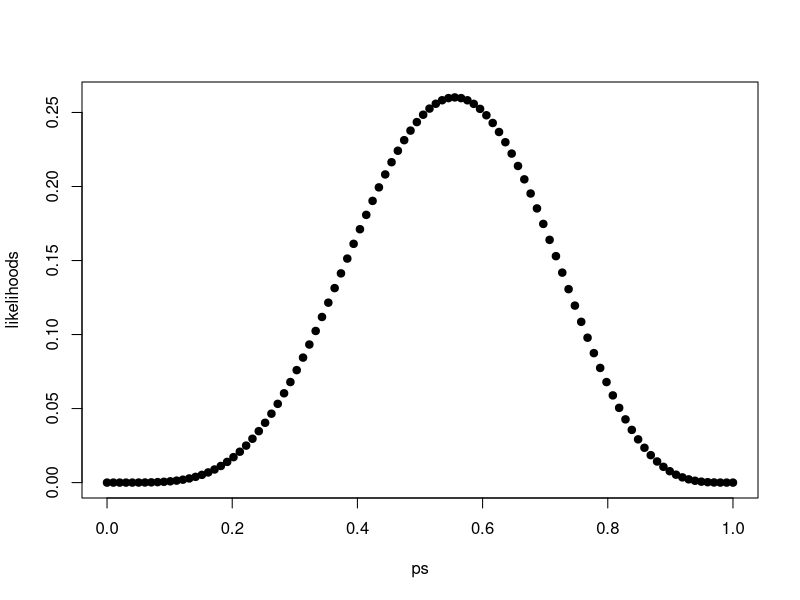
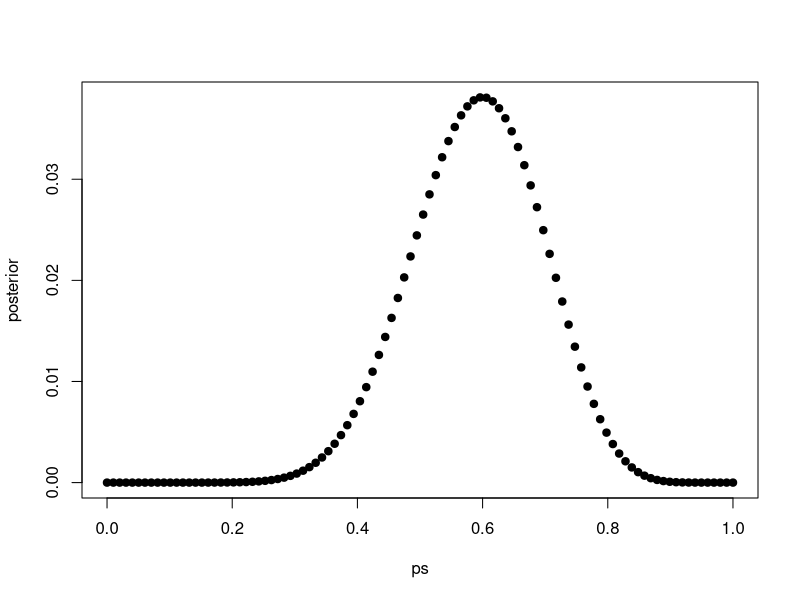
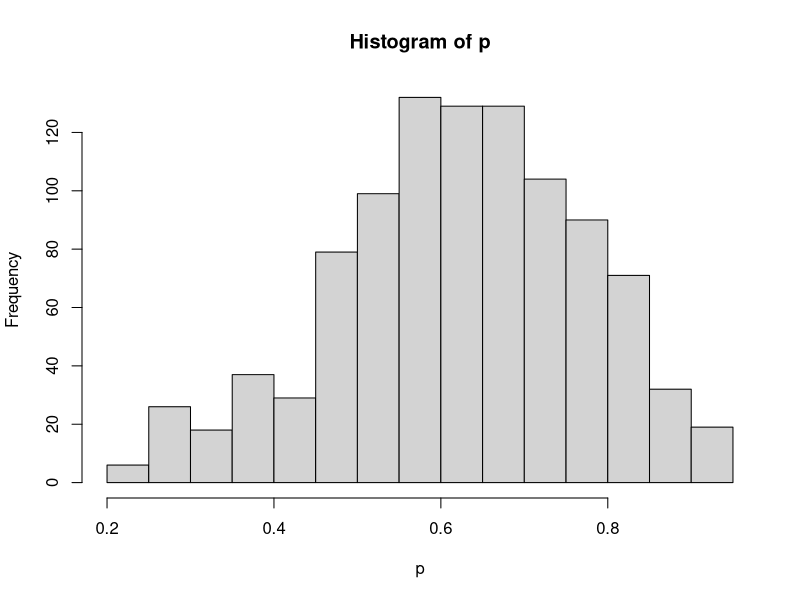

Recreate these plots in R, in order.
# A tiny tutorial to exploring Bayesian statistics


# What proportion p of a planet's surface is water?
# Toss a globe 12 times, what do you find?
water <- 5
land <- 4
total_toss <- water + land


# dbinom will give us the probability
# of seeing W waters for any hypothesized p
dbinom(water, size = total_toss, prob = 0.8)

# Let's say we have no idea how much water on earth there is, so we'd like to
# simulate a range of possibilities ranging from p = 0 (all land) to p = 1 (all water)

p_grid <- data.frame(ps = seq(from = 0, to = 1,
                              length.out = 100))
p_grid$likelihoods <- dbinom(water, size = total_toss,
                             prob = p_grid$ps)
head(p_grid)

plot(likelihoods ~ ps, data = p_grid, pch = 19)

# lets update the data
# Let's call sampling A our "preliminary data"
# aka our prior

p_grid$prior <- p_grid$likelihoods

# Now we toss the globe 14 more times
water2 <- 7
land2 <- 4
total_toss2 <- water2 + land2


p_grid$new_likelihoods <-
  dbinom(water2, size = total_toss2, prob = p_grid$ps)

p_grid$unstandardized_posterior <- p_grid$prior * p_grid$new_likelihoods
p_grid$posterior <- (p_grid$prior * p_grid$new_likelihoods)/
                    sum(p_grid$unstandardized_posterior)

plot(posterior ~ ps, data = p_grid, pch = 19)


# A small Monte Carlo simulation from McElreath

n_samples <- 1000
p <- rep( NA , n_samples )
p[1] <- 0.5 # start assuming the proportion of water = 0.5
W <- 6 # Observed data: in 9 tosses we got 6 waters
L <- 3 # Observed data: in 9 tosses we got 3 lands

# run a MCMC

for ( i in 2:n_samples ) {
  p_new <- rnorm( 1 , mean = p[i-1] , sd = 0.1 )
  if ( p_new < 0 ) p_new <- abs( p_new )
  if ( p_new > 1 ) p_new <- 2 - p_new
  q0 <- dbinom( W , W+L , p[i-1] )
  q1 <- dbinom( W , W+L , p_new )
  p[i] <- ifelse( runif(1) < q1/q0 , p_new , p[i-1] )
}

hist(p)

# let's break up this loop and see what it says
# The first iteration of the loop is i = 2

# pick a new P from a random distribution, centered on 0.5, with sd = 0.1
# Notice that the indicies are referring to step 2, or step 2-1 e.g. p[i-1]
p_new <- rnorm( 1 , p[1] , 0.1 )
if ( p_new < 0 ) p_new <- abs( p_new ) # quick check to make sure p ends up > 0
if ( p_new > 1 ) p_new <- 2 - p_new # quick check to make sure p ends up < 1

# Calculate the likelihood of data given previous p
q0 <- dbinom( W , W+L , p[1] )

# Calculate the likelihood of data given current p
q1 <- dbinom( W , W+L , p_new )

# inspect your q0 and q1. Is the old p or p_new a better fit for the data?
q0
q1

# This is the Markov Chain business:
# We create some probability of either keeping p_old or changing to p_new
p[2] <- ifelse( runif(1) < q1/q0 , p_new , p[i-1] )

# Break this up: If q1 has a higher likelihood, q1/q0 will be > 1.
# Runif will return a number between 0 and 1. If q1 is better,
# that ratio will be greater than runif(1), and so we should keep p_new,
# otherwise, keep p_old.
#
